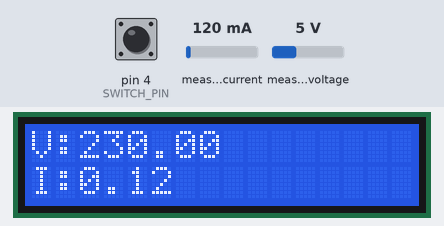
Recording of a sketch running on a simulated Arduino Uno, built with avr-gcc and run on an emulated ATmega328P. Parts: 16×2 character LCD. Inputs (shaded band) come from the test bench; at power-on: pin 4 (SWITCH_PIN) HIGH, measured current 120 mA, measured voltage 5 V. What the sketch prints to the serial monitor is not drawn.

Above: at 1.2 s.
1.3 s: pin 4 (SWITCH_PIN) pulled LOW for 0.5 s
At 6.1 s:
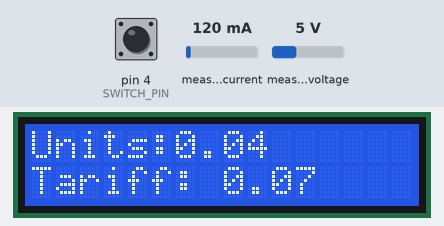
6.5 s: pin 4 (SWITCH_PIN) pulled LOW for 1 s
At 8.2 s:
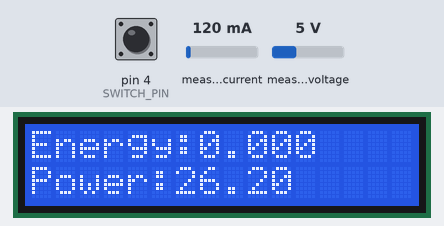
9.0 s: pin 4 (SWITCH_PIN) pulled LOW for 3.2 s
At 11.8 s:
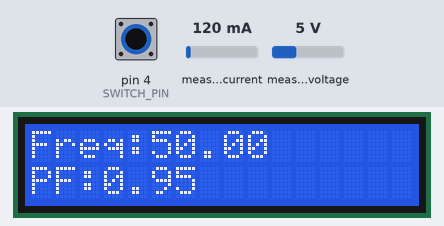
13.7 s: pin 4 (SWITCH_PIN) pulsed LOW 2 times (0.12 s each, 0.3 s apart)
At 15.3 s:
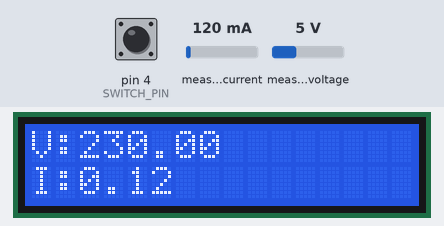
19.0 s: measured current set to 40 mA
At 20.6 s:
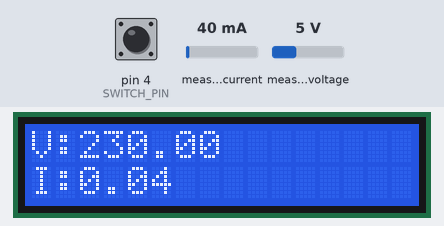
21.1 s: measured current set to 500 mA
At 22.5 s:
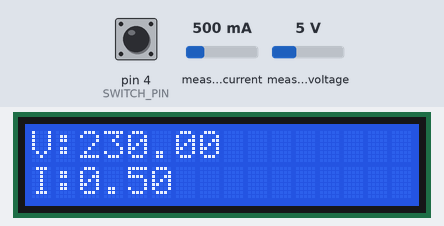
Timing chart, 0 to 24.1 s (numbered marks = the images above; inputs shaded):
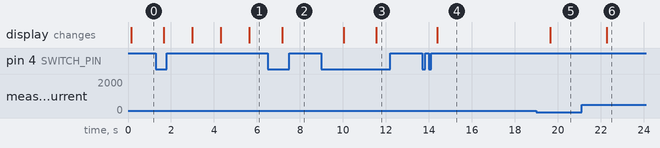

The sketch:

main.ino
```cpp
#include <PZEM004Tv30.h>
#include <Wire.h>
#include <LiquidCrystal_I2C.h>

#define SWITCH_PIN 4  // Switch connected to digital pin 4

float tariff = 0;
float units = 0;
int displayMode = 0;  // 0: Voltage & Current, 1: Tariff & Units, 2: Energy & Real Power, 3: Reactive and Apparent Power, 4: Frequency & Power Factor

LiquidCrystal_I2C lcd(0x27, 16, 2);
PZEM004Tv30 pzem(8, 9); // Software Serial pin 8 (RX) & 9 (TX), connected to TX and RX of PZEM004T respectively

void setup() {
  Serial.begin(9600);//baud rate 9600
  lcd.init();
  lcd.backlight();
  lcd.setCursor(0, 0);

  pinMode(SWITCH_PIN, INPUT_PULLUP);  // Set switch pin as input with pull-up resistor
}

void loop() {
  // Read switch state and cycle display mode when pressed
  if (digitalRead(SWITCH_PIN) == LOW) {
    displayMode = (displayMode + 1) % 5;  // Cycle through 5 modes for lcd
    delay(200); // Debounce delay
  }

  float voltage = pzem.voltage();
  float current = pzem.current();
  float power = pzem.power();
  float energy = pzem.energy();
  float frequency = pzem.frequency();
  float pf = pzem.pf();
  float reactive = voltage*current*sqrt(1-sq(pf));
  float apparent = sqrt(sq(power) + sq(reactive));
  // Accumulate energy and calculate tariff
  if (!isnan(power)) {
    float energyPerSecond = power / (1000.0 * 3600.0);
    float unitsPerSecond = energyPerSecond / 0.001; //for example, taking 1 unit as 0.001kwh
    units += unitsPerSecond;

    if (units < 5) {
      tariff += 2 * unitsPerSecond;
    } else if (units < 10) {
      tariff += 3.5 * unitsPerSecond;
    } else if (units < 15) {
      tariff += 5 * unitsPerSecond;
    } else {
      tariff += 8 * unitsPerSecond;
    }
  }

  // Clear LCD before updating
  lcd.clear();

  // LCD Display Mode Switching
  switch (displayMode) {
    case 0:
      lcd.setCursor(0, 0);
      lcd.print("V:");
      lcd.print(voltage);
      lcd.setCursor(0, 1);
      lcd.print("I:");
      lcd.print(current);
      break;

    case 1:
      lcd.setCursor(0, 0);
      lcd.print("Units:");
      lcd.print(units, 2);
      lcd.setCursor(0, 1);
      lcd.print("Tariff: ");
      lcd.print(tariff, 2);
      break;

    case 2:
      lcd.setCursor(0, 0);
      lcd.print("Energy:");
      lcd.print(energy, 3);
      lcd.setCursor(0, 1);
      lcd.print("Power:");
      lcd.print(power);
      break;
    case 3:
      lcd.setCursor(0, 0);
      lcd.print("Reactive:");
      lcd.print(reactive, 3);
      lcd.setCursor(0, 1);
      lcd.print("Apparent:");
      lcd.print(apparent);
      break;
    case 4:
      lcd.setCursor(0, 0);
      lcd.print("Freq:");
      lcd.print(frequency);
      lcd.setCursor(0, 1);
      lcd.print("PF:");
      lcd.print(pf);
      break;
  }

  // Serial Monitor Output
  Serial.println("===== PZEM Readings =====");
  Serial.print("Voltage: "); Serial.print(voltage); Serial.println(" V");
  Serial.print("Current: "); Serial.print(current); Serial.println(" A");
  Serial.print("Real Power: "); Serial.print(power); Serial.println(" W");
  Serial.print("Reactive Power: "); Serial.print(reactive); Serial.println(" VAR");
  Serial.print("Apparent Power: "); Serial.print(power); Serial.print(" + j");Serial.print(reactive);Serial.println(" VA");
  Serial.print("Energy: "); Serial.print(energy, 3); Serial.println(" kWh");
  Serial.print("Frequency: "); Serial.print(frequency); Serial.println(" Hz");
  Serial.print("Power Factor: "); Serial.println(pf);
  Serial.println("===== Tariff & Units =====");
  Serial.print("Units: "); Serial.println(units, 3);
  Serial.print("Tariff: "); Serial.println(tariff, 3);
  Serial.println("==========================\n");

  delay(1000);
}
```

Measured:
- after the input at 1.3 s, the display: first changes after 0.37 s (image 1 shows a later state)
- after the input at 6.5 s, the display: changes after 0.67 s (image 2)
- after the input at 9.0 s, the display: first changes after 1.0 s (image 3 shows a later state)
- after the input at 13.7 s, the display: changes after 0.68 s (image 4)
- after the input at 19.0 s, the display: changes after 0.65 s (image 5)
- after the input at 21.1 s, the display: changes after 1.2 s (image 6)
